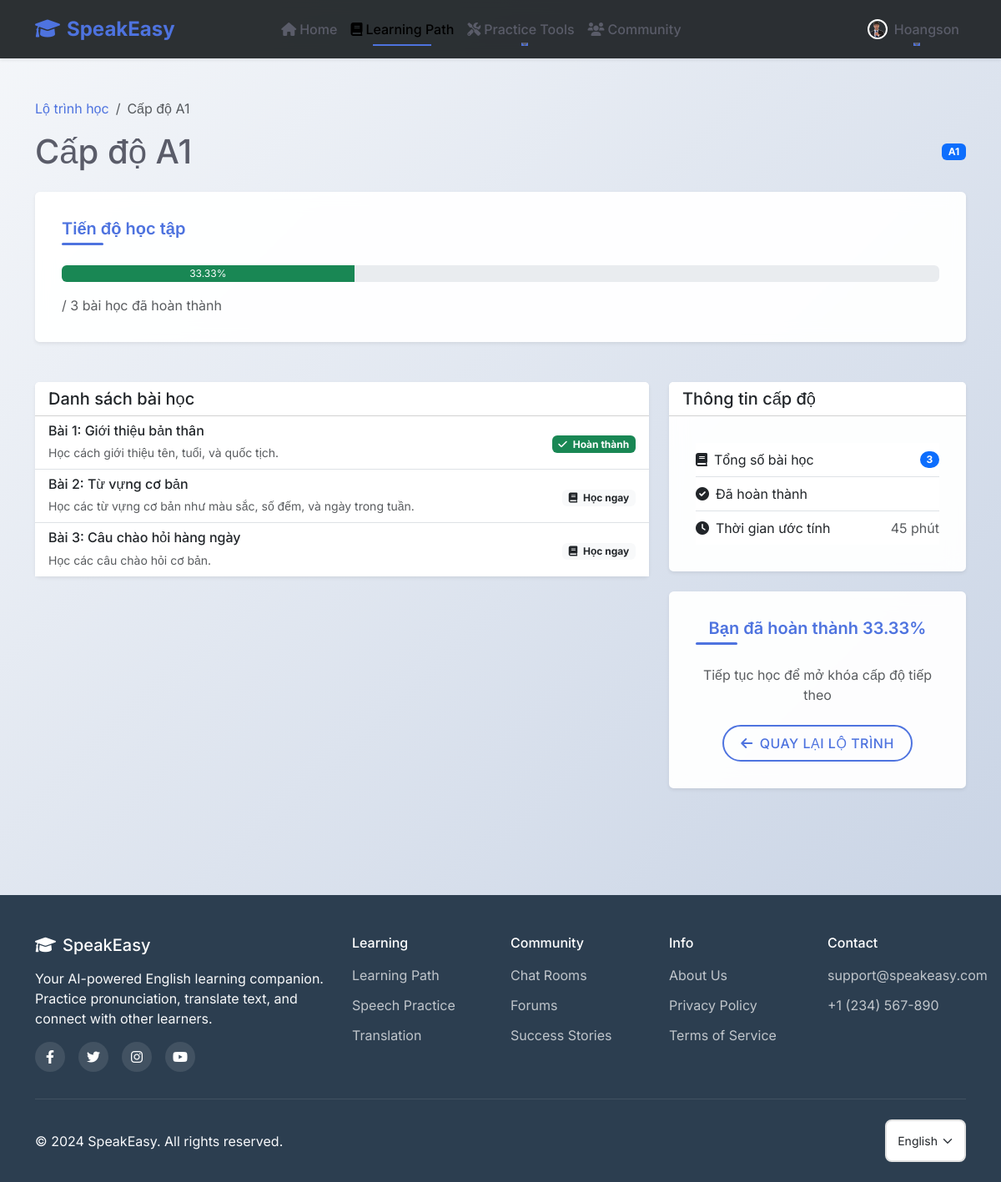
/tutorials/tutorials/1 (signed in), run on the app's committed database.
### models/models.py (models this page shows, shortened)
class User(db.Model, UserMixin):
    __tablename__ = 'users'
    id = db.Column(db.Integer, primary_key=True)
    username = db.Column(db.String(100), unique=True, nullable=False)
    email = db.Column(db.String(150), unique=True, nullable=False)
    password_hash = db.Column(db.String(200), nullable=False)
    avatar = db.Column(db.String(200), nullable=True, default="default.jpg")
    role = db.Column(db.String(50), nullable=False, default="user")
    progress = db.relationship('UserProgress', backref='user', lazy=True)
    speech_tests = db.relationship('SpeechTest', backref='user', lazy=True)
    owned_rooms = db.relationship('ChatRoom', backref='owner', lazy=True, foreign_keys='ChatRoom.owner_id')

class Level(db.Model):
    __tablename__ = 'levels'
    level_id = db.Column(db.Integer, primary_key=True)
    level_name = db.Column(db.String(10), unique=True, nullable=False)
    lessons = db.relationship('Lesson', backref='level', lazy=True)
    vocabulary = db.relationship('Vocabulary', backref='level', lazy=True)
    tests = db.relationship('Test', backref='level', lazy=True)

class Lesson(db.Model):
    __tablename__ = 'lessons'
    lesson_id = db.Column(db.Integer, primary_key=True)
    level_id = db.Column(db.Integer, db.ForeignKey('levels.level_id'), nullable=False)
    title = db.Column(db.String(200), nullable=False)
    description = db.Column(db.Text)
    content = db.Column(db.Text)
    progress = db.relationship('UserProgress', backref='lesson', lazy=True)

### modules/tutorials.py (the view, shortened to what this page needs)
@tutorials_bp.route('/tutorials/<int:level_id>')
@login_required
def level_detail(level_id):
    level = Level.query.get_or_404(level_id)
    lessons = Lesson.query.filter_by(level_id=level_id).order_by(Lesson.lesson_id).all()
    lesson_progress = []
    for lesson in lessons:
        progress = UserProgress.query.filter_by(
            user_id=current_user.id,
            lesson_id=lesson.lesson_id
        ).first()
        lesson_progress.append({
            "lesson": lesson,
            "is_completed": progress.completion_status if progress else False,
            "completed_at": progress.completed_at if progress and progress.completion_status else None
        })
    completed_count = sum(1 for lp in lesson_progress if lp['is_completed'])
    progress_percent = round((completed_count / len(lessons) * 100), 2) if lessons else 0
    return render_template(
        'level_detail.html',
        level=level,
        lesson_progress=lesson_progress,
        progress_percent=progress_percent,
        current_user=current_user
    )

### app.py (called while the page is built)
@login_manager.user_loader
def load_user(user_id):
    return db.session.get(User, int(user_id))

### templates/level_detail.html (shortened to what this page needs)
{% extends "base.html" %}
{% block content %}
<div class="container py-5">
    <div class="row mb-4">
        <div class="col">
            <nav aria-label="breadcrumb">
                <ol class="breadcrumb">
                    <li class="breadcrumb-item"><a href="{{ url_for('tutorials.tutorials') }}">Lộ trình học</a></li>
                    <li class="breadcrumb-item active" aria-current="page">Cấp độ {{ level.level_name }}</li>
                </ol>
            </nav>
            <div class="d-flex justify-content-between align-items-center mb-4">
                <h1 class="mb-0">Cấp độ {{ level.level_name }}</h1>
                <span class="badge bg-primary">{{ level.level_name }}</span>
            </div>
            <div class="card shadow-sm mb-4">
                <div class="card-body">
                    <h5 class="card-title">Tiến độ học tập</h5>
                    <div class="progress mb-3" style="height: 20px;">
                        <div class="progress-bar bg-success" role="progressbar"
                             style="width: {{ progress_percent }}%"
                             aria-valuenow="{{ progress_percent }}"
                             aria-valuemin="0"
                             aria-valuemax="100">
                            {{ progress_percent }}%
                        </div>
                    </div>
                    <p class="card-text text-muted mb-0">
                        {{ completed_count }} / {{ lesson_progress|length }} bài học đã hoàn thành
                    </p>
                </div>
            </div>
        </div>
    </div>
    <div class="row">
        <div class="col-lg-8">
            <div class="card shadow-sm">
                <div class="card-header bg-white">
                    <h5 class="mb-0">Danh sách bài học</h5>
                </div>
                <div class="card-body p-0">
                    <div class="list-group list-group-flush">
                        {% for lp in lesson_progress %}
                        <a href="{{ url_for('tutorials.lesson_detail', level_id=level.level_id, lesson_id=lp.lesson.lesson_id) }}"
                           class="list-group-item list-group-item-action d-flex justify-content-between align-items-center">
                            <div>
                                <h6 class="mb-1">Bài {{ loop.index }}: {{ lp.lesson.title }}</h6>
                                <small class="text-muted">{{ lp.lesson.description }}</small>
                            </div>
                            <div>
                                {% if lp.is_completed %}
                                <span class="badge bg-success">
                                    <i class="fas fa-check me-1"></i> Hoàn thành
                                </span>
                                {% else %}
                                <span class="badge bg-light text-dark">
                                    <i class="fas fa-book me-1"></i> Học ngay
                                </span>
                                {% endif %}
                            </div>
                        </a>
                        {% endfor %}
                    </div>
                </div>
            </div>
        </div>
        <div class="col-lg-4">
            <div class="card shadow-sm mb-4">
                <div class="card-header bg-white">
                    <h5 class="mb-0">Thông tin cấp độ</h5>
                </div>
                <div class="card-body">
                    <ul class="list-group list-group-flush">
                        <li class="list-group-item d-flex justify-content-between align-items-center px-0">
                            <span><i class="fas fa-book me-2"></i>Tổng số bài học</span>
                            <span class="badge bg-primary rounded-pill">{{ lesson_progress|length }}</span>
                        </li>
                        <li class="list-group-item d-flex justify-content-between align-items-center px-0">
                            <span><i class="fas fa-check-circle me-2"></i>Đã hoàn thành</span>
                        </li>
                        <li class="list-group-item d-flex justify-content-between align-items-center px-0">
                            <span><i class="fas fa-clock me-2"></i>Thời gian ước tính</span>
                            <span class="text-muted">{{ (lesson_progress|length * 15) }} phút</span>
                        </li>
                    </ul>
                </div>
            </div>
            <div class="card shadow-sm">
                <div class="card-body text-center">
                    <h5 class="card-title">Bạn đã hoàn thành {{ progress_percent }}%</h5>
                    <p class="card-text text-muted mb-4">
                        Tiếp tục học để mở khóa cấp độ tiếp theo
                    </p>
                    <a href="{{ url_for('tutorials.tutorials') }}" class="btn btn-outline-primary">
                        <i class="fas fa-arrow-left me-2"></i>Quay lại lộ trình
                    </a>
                </div>
            </div>
        </div>
    </div>
</div>
{% endblock %}

### templates/base.html (shortened to what this page needs)
<!DOCTYPE html>
<html lang="en">
<head>
    <link href="https://cdn.jsdelivr.net/npm/bootstrap@5.3.2/dist/css/bootstrap.min.css" rel="stylesheet">
    <link href="https://cdnjs.cloudflare.com/ajax/libs/font-awesome/6.0.0/css/all.min.css" rel="stylesheet">
    <link href="{{ url_for('static', filename='styles.css') }}" rel="stylesheet">
</head>
<body>
    <nav class="navbar navbar-expand-lg fixed-top">
        <div class="container">
            <a class="navbar-brand" href="{{ url_for('home') }}">
                <i class="fas fa-graduation-cap me-2"></i>SpeakEasy
            </a>
            <div class="collapse navbar-collapse" id="navbarNav">
                <ul class="navbar-nav mx-auto">
                    <li class="nav-item">
                        <a class="nav-link {% if request.path == url_for('home') %}active{% endif %}" href="{{ url_for('home') }}">
                            <i class="fas fa-home me-1"></i>Home
                        </a>
                    </li>
                    {% if current_user.is_authenticated %}
                    <li class="nav-item">
                        <a class="nav-link {% if request.path.startswith('/tutorials') %}active{% endif %}" href="{{ url_for('tutorials.tutorials') }}">
                            <i class="fas fa-book me-1"></i>Learning Path
                        </a>
                    </li>
                    <li class="nav-item dropdown">
                        <a class="nav-link dropdown-toggle" href="#" role="button" data-bs-toggle="dropdown">
                            <i class="fas fa-tools me-1"></i>Practice Tools
                        </a>
                    </li>
                    <li class="nav-item">
                        <a class="nav-link {% if request.path.startswith('/chat') %}active{% endif %}" href="{{ url_for('chatting.chat_page') }}">
                            <i class="fas fa-users me-1"></i>Community
                        </a>
                    </li>
                    {% endif %}
                </ul>
                <ul class="navbar-nav ms-auto">
                    {% if current_user.is_authenticated %}
                    <li class="nav-item dropdown">
                        <a class="nav-link dropdown-toggle user-dropdown" href="#" role="button" data-bs-toggle="dropdown">
                            <img src="{{ url_for('static', filename='uploads/' + current_user.avatar) }}" alt="Avatar" class="avatar-xs me-2">
                            <span>{{ current_user.username }}</span>
                        </a>
                    </li>
                    {% endif %}
                </ul>
            </div>
        </div>
    </nav>
    <div class="content-wrapper">
        <main>
            {% block content %}{% endblock %}
        </main>
    </div>
    <footer class="footer">
        <div class="container">
            <div class="row">
                <div class="col-lg-4 mb-4 mb-lg-0">
                    <h5 class="text-white mb-3">
                        <i class="fas fa-graduation-cap me-2"></i>SpeakEasy
                    </h5>
                    <p class="text-light mb-3">Your AI-powered English learning companion. Practice pronunciation, translate text, and connect with other learners.</p>
                    <div class="social-icons">
                        <a href="#" class="social-icon"><i class="fab fa-facebook-f"></i></a>
                        <a href="#" class="social-icon"><i class="fab fa-twitter"></i></a>
                        <a href="#" class="social-icon"><i class="fab fa-instagram"></i></a>
                        <a href="#" class="social-icon"><i class="fab fa-youtube"></i></a>
                    </div>
                </div>
                <div class="col-lg-2 col-md-4 mb-4 mb-md-0">
                    <h6 class="text-white mb-3">Learning</h6>
                    <ul class="footer-links">
                        <li><a href="{{ url_for('tutorials.tutorials') }}">Learning Path</a></li>
                        <li><a href="{{ url_for('speech.speech_to_text') }}">Speech Practice</a></li>
                        <li><a href="{{ url_for('translate.translate_text') }}">Translation</a></li>
                    </ul>
                </div>
                <div class="col-lg-2 col-md-4 mb-4 mb-md-0">
                    <h6 class="text-white mb-3">Community</h6>
                    <ul class="footer-links">
                        <li><a href="{{ url_for('chatting.chat_page') }}">Chat Rooms</a></li>
                        <li><a href="{{ url_for('chatting.chat_page') }}">Forums</a></li>
                        <li><a href="#">Success Stories</a></li>
                    </ul>
                </div>
                <div class="col-lg-2 col-md-4 mb-4 mb-md-0">
                    <h6 class="text-white mb-3">Info</h6>
                    <ul class="footer-links">
                        <li><a href="#">About Us</a></li>
                        <li><a href="#">Privacy Policy</a></li>
                        <li><a href="#">Terms of Service</a></li>
                    </ul>
                </div>
                <div class="col-lg-2">
                    <h6 class="text-white mb-3">Contact</h6>
                    <ul class="footer-links">
                        <li><a href="mailto:support@speakeasy.com">support@speakeasy.com</a></li>
                        <li><a href="tel:+1234567890">+1 (234) 567-890</a></li>
                    </ul>
                </div>
            </div>
            <hr class="footer-divider">
            <div class="footer-bottom">
                <p class="mb-0">© 2024 SpeakEasy. All rights reserved.</p>
                <div class="footer-language">
                    <select class="form-select form-select-sm">
                        <option value="en">English</option>
                    </select>
                </div>
            </div>
        </div>
    </footer>
</body>
</html>

### static/styles.css (style rules this page uses)
:root { --primary-color: #4a90e2; --secondary-color: #f5f6fa; --accent-color: #2ecc71; --danger-color: #e74c3c; --warning-color: #f1c40f; --text-color: #2c3e50; --border-radius: 12px; --transition: all 0.3s ease; --box-shadow: 0 8px 16px rgba(0, 0, 0, 0.1); }
html, body { height: 100%; margin: 0; padding: 0; display: flex; flex-direction: column; background: linear-gradient(135deg, #f5f7fa 0%, #c3cfe2 100%); font-family: "Segoe UI", Tahoma, Geneva, Verdana, sans-serif; color: var(--text-color); }
.container { flex: 1; }
footer { margin-top: auto; }
.navbar { background: rgba(33, 37, 41, 0.95) !important; backdrop-filter: blur(10px); box-shadow: 0 2px 10px rgba(0, 0, 0, 0.1); transition: var(--transition); }
.navbar-brand { font-weight: 700; font-size: 1.5rem; color: var(--primary-color) !important; }
.nav-link { position: relative; padding: 0.5rem 1rem; transition: var(--transition); }
.nav-link::after { content: ""; position: absolute; bottom: 0; left: 50%; width: 0; height: 2px; background: var(--primary-color); transition: var(--transition); transform: translateX(-50%); }
.card { background: rgba(255, 255, 255, 0.95); border: none; border-radius: var(--border-radius); box-shadow: var(--box-shadow); transition: var(--transition); backdrop-filter: blur(10px); margin-bottom: 2rem; }
.card-body { padding: 2rem; }
.card-title { color: var(--primary-color); font-weight: 600; margin-bottom: 1.5rem; position: relative; padding-bottom: 0.5rem; }
.card-title::after { content: ""; position: absolute; bottom: 0; left: 0; width: 50px; height: 3px; background: var(--primary-color); border-radius: 3px; }
.form-control, .form-select { border-radius: 8px; border: 2px solid #e1e1e1; padding: 0.8rem; transition: var(--transition); }
.btn { border-radius: 8px; padding: 0.8rem 1.5rem; font-weight: 600; transition: var(--transition); text-transform: uppercase; letter-spacing: 0.5px; }
.btn-outline-primary { border: 2px solid var(--primary-color); color: var(--primary-color); }

### templates/level_detail.html (style rules this page uses)
.list-group-item { transition: all 0.2s; }
.progress-bar { transition: width 0.6s ease; }

### data on the page
User: avatar (picture), username "Hoangson"
Level: level_name "A1"
Lesson: lesson "Giới thiệu bản thân", lesson.description "Học cách giới thiệu tên, tuổi, và quốc tịch."
Lesson: lesson "Từ vựng cơ bản", lesson.description "Học các từ vựng cơ bản như màu sắc, số đếm, và ngày trong tuần."
Lesson: lesson "Câu chào hỏi hàng ngày", lesson.description "Học các câu chào hỏi cơ bản."

### other printed values
{{ progress_percent }} "33.33"
{{ lesson_progress|length }} "3"
{{ (lesson_progress|length * 15) }} "45"
